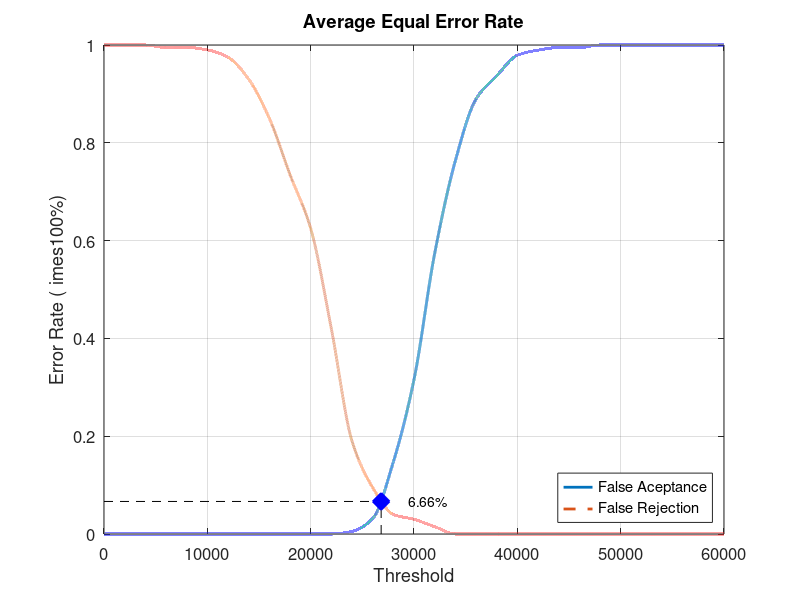
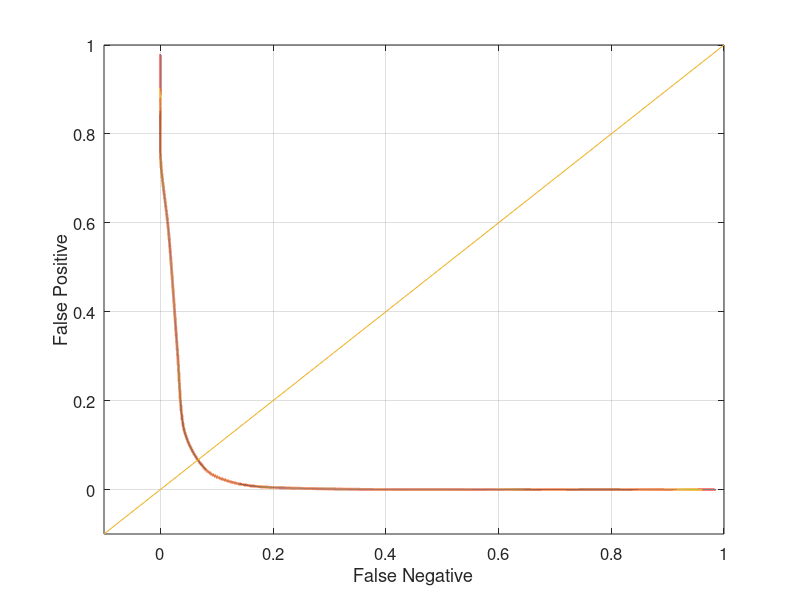

Recreate these plots in MATLAB, in order.
close all;
clear;
clc;
x = 0:2000:60000;
xq = 0:0.5:60000;

y0 = [0 0 0 0 0 0 0 0 0 0 0 0 0.00526316 0.0315789 0.147368 0.315789 0.573684 0.763158 0.889474 0.936842 0.978947 0.989474 0.994737 0.994737 1 1 1 1 1 1 1]
yy0 = interp1(x, y0, xq, 'pchip');
y1 = [1 1 1 0.995 0.995 0.99 0.975 0.93 0.85 0.735 0.625 0.42 0.19 0.095 0.04 0.03 0.015 0 0 0 0 0 0 0 0 0 0 0 0 0 0]
yy1 = interp1(x, y1, xq, 'pchip');

% Calculating EER: 
y2 = abs(y0 - y1);
find(y2 == min(y2))
yy2 = abs(yy0 - yy1);
xEER = find(yy2 == min(yy2));
xEERIndex = xq(xEER) % X-axis EER
yEER = yy0(xEER) % Y-axis EER

main = figure
plot(xq, yy0,'-','LineWidth', 2);	hold on
plot(xq, yy1,'--','LineWidth', 2);	hold on
plot([xEERIndex xEERIndex], [0 yEER], 'k--');	hold on
plot([0 xEERIndex], [yEER yEER], 'k--');	hold on
plot(xEERIndex, yEER, 'bx', 'LineWidth', 10);	hold on
text(xEERIndex + 10 * xEERIndex / 100, yEER, [num2str(round((10000 * yEER)) / 100) '%'])
legend('False Aceptance', 'False Rejection', 'Location', 'SouthEast')
xlabel('Threshold')
ylabel('Error Rate (	imes100%)')
title('Average Equal Error Rate')
set(gca, 'FontSize', 12)
axis([0 60000 0 1])
grid on

print(main, 'Database3_3Main', '-dpng');
FNRxFPR = figure('Color', [1 1 1]);
plot(yy1, yy0, '-', yy1, yy0, 'LineWidth', 2);
hold on
y = -0.1:0.1:1
plot(y, y); 
set(gca, 'FontSize', 12)
xlabel('False Negative')
ylabel('False Positive')
axis([-0.1 1 -0.1 1])
set(gca, 'FontSize', 12)
grid on

print(FNRxFPR, 'Database3_3FNRxFPR','-dpng');
